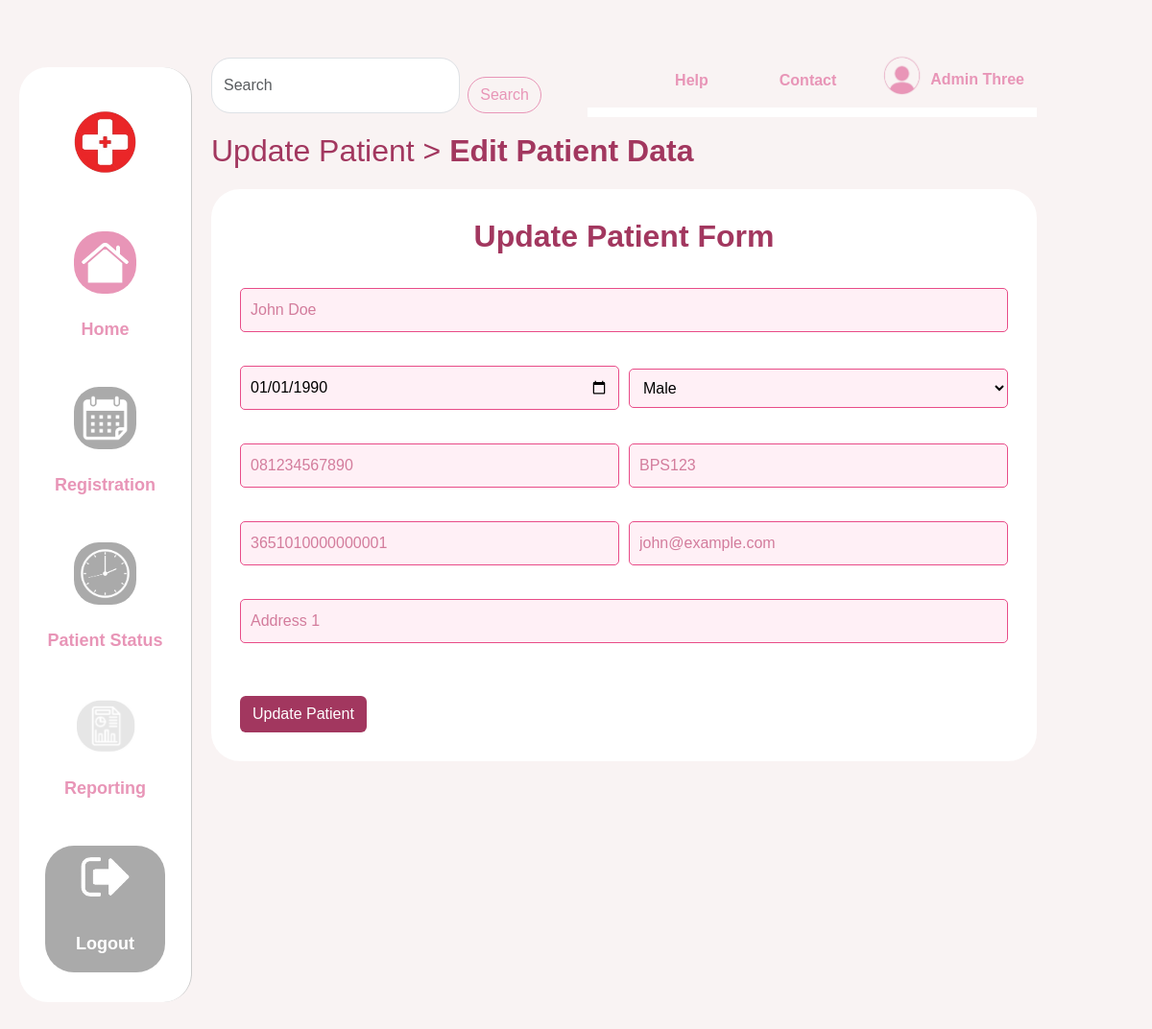
The app's page /edit_patient.php?patient_id=PA001 (signed in) with its own data.
### tables this page shows
CREATE TABLE `mspatient` (
  `patient_id` varchar(5) NOT NULL,
  `name` varchar(100) DEFAULT NULL,
  `dob` datetime DEFAULT NULL,
  `gender` varchar(10) DEFAULT NULL,
  `phone` varchar(15) DEFAULT NULL,
  `email` varchar(100) DEFAULT NULL,
  `nik` varchar(16) DEFAULT NULL,
  `bpjs_card` varchar(30) DEFAULT NULL,
  `address` varchar(100) DEFAULT NULL,
  `is_registered` int(1) DEFAULT NULL
);

### edit_patient.php (the view, shortened to what this page needs)
<?php
$conn = getConnection();
if (isset($_GET['patient_id'])) {
    $patient_id = $_GET['patient_id'];
    $sql = "SELECT * FROM MsPatient WHERE patient_id = ?";
    $stmt = $conn->prepare($sql);
    $stmt->bind_param("s", $patient_id);
    $stmt->execute();
    $patient = $stmt->get_result()->fetch_assoc();
}
?>
<!DOCTYPE html>
<html lang="en">
<head>
    <link
        href="https://cdn.jsdelivr.net/npm/bootstrap@5.3.0/dist/css/bootstrap.min.css"
        rel="stylesheet" />
    <link rel="stylesheet" href="css/unregistered.css" />
</head>
<body>
    <div class="container-fluid">
        <div class="row">
            <?php include 'sidebar.php' ?>
            <div class="col-md-10 content">
                <?php include 'topbar.php' ?>
                <h1 class="fw-medium">Update Patient > <span class="fw-bold">Edit Patient Data</span></h1>
                <div class="col-md-9">
                    <div class="image-container mb-4">
                        <h1 style="text-align: center;">Update Patient Form</h1>
                        <form action="conf/update_patient.php" method="POST">
                            <div class="form-group">
                                <input type="text" name="name" placeholder="<?= htmlspecialchars($patient['name']) ?>">
                            </div>
                            <div class="form-group">
                                <input type="date" name="dob" value="<?= htmlspecialchars(date('Y-m-d', strtotime($patient['dob']))) ?>">
                                <select name="gender">
                                    <option value="male" <?= $patient['gender'] == 'male' ? 'selected' : '' ?>>Male</option>
                                </select>
                            </div>
                            <div class="form-group">
                                <input type="text" name="phone" placeholder="<?= htmlspecialchars($patient['phone']) ?>">
                                <input type="text" name="bpjs_card" placeholder="<?= htmlspecialchars($patient['bpjs_card']) ?>">
                            </div>
                            <div class="form-group">
                                <input type="text" name="nik" placeholder="<?= htmlspecialchars($patient['nik']) ?>">
                                <input type="email" name="email" placeholder="<?= htmlspecialchars($patient['email']) ?>">
                            </div>
                            <div class="form-group">
                                <input type="text" name="address" placeholder="<?= htmlspecialchars($patient['address']) ?>">
                            </div>
                            <button type="submit" class="btn" style="background-color: #a2375f; color: white;">Update Patient</button>
                        </form>
                    </div>
                </div>
            </div>
        </div>
    </div>
</body>
</html>

### css/unregistered.css (style rules this page uses)
:root { --bg-color: #f9f3f3; --text-color: #a2375f; --accent-color: #e895b7; --link-color: #a2375f; }
body { font-family: "Arial", sans-serif; background-color: var(--bg-color); color: var(--text-color); margin: 0 20px 20px 100px; padding: 20px 0; }
.content { background-color: var(--bg-color); padding: 20px; }
h1 { font-weight: bold; font-size: 2rem; color: var(--text-color); }
.image-container { border-radius: 30px; width: 100%; margin-top: 20px; padding: 30px; background-color: #fff; }
.col-md-9 { width: 100%; }
.form-group { display: flex; width: 100%; gap: 10px; align-items: center; margin: 35px 0; }
button { background-color: #f8b5d8; border: none; padding: 10px 20px; border-radius: 10px; color: #fff; font-size: 16px; cursor: pointer; margin-top: 20px; }
input, select { flex: 1; padding: 10px; border: 1px solid #e84c88; border-radius: 5px; background-color: #fff0f6; outline: none; }
input::placeholder { color: #d37c9c; }

### records on screen
mspatient: name "John Doe", dob "01/01/1990", phone "081234567890", bpjs_card "BPS123", nik "3651010000000001", email "john@example.com", address "Address 1"

### other values on screen
$_SESSION['fullname'] "Admin Three"
